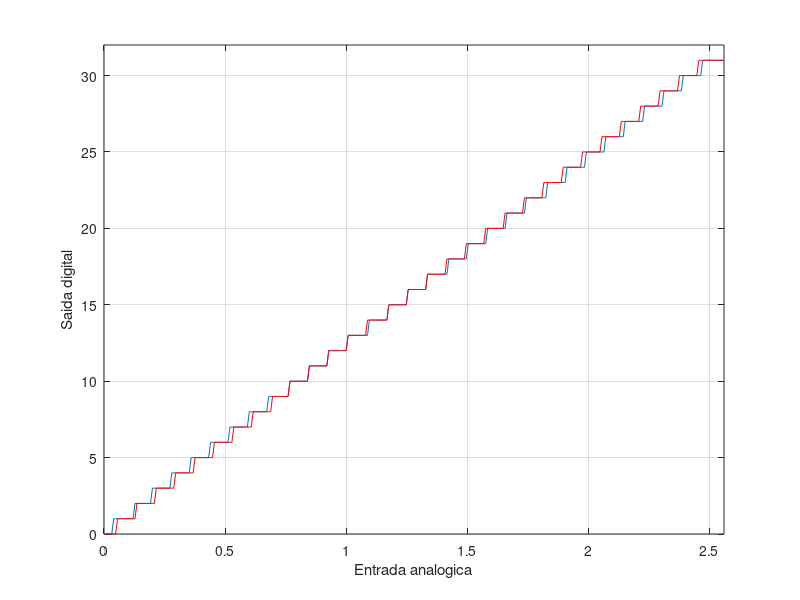
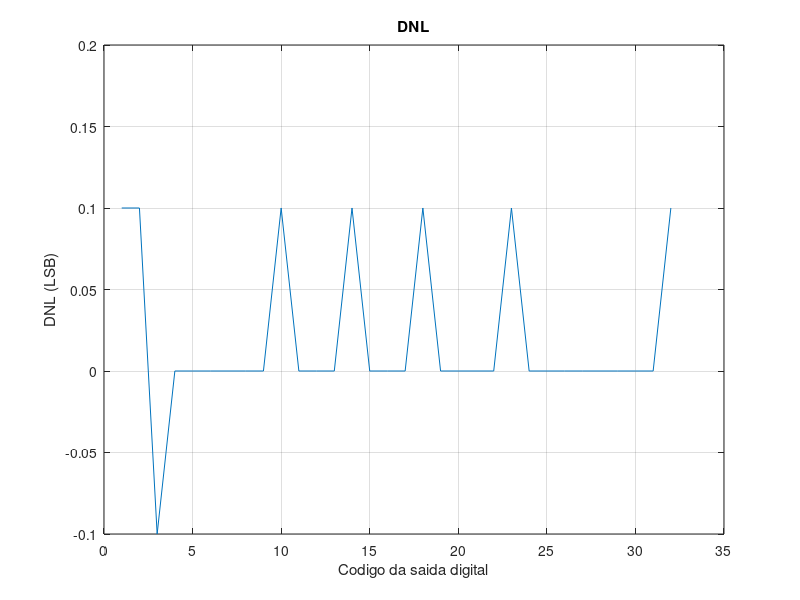
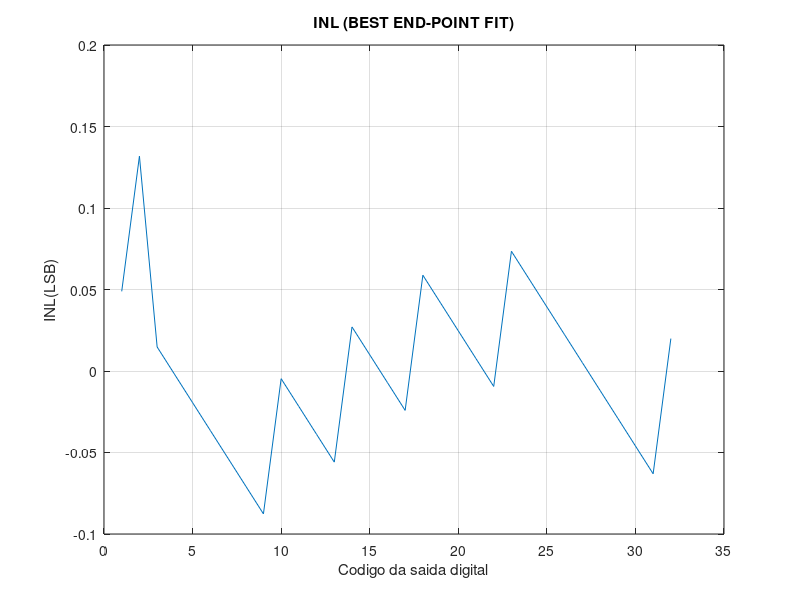

MATLAB code for these plots, in order:
%-------------------------------------------------%
% Based on the code
% APPLICATION NOTE 2085
% Histogram Testing Determines DNL and INL Errors
% http://www.maxim-ic.com/
% Thiago Brito
%-------------------------------------------------%

clear all
close all
clc

%Faixa de tensao total do conversor
V = 2.56;

%Carregando os dados para a geracao do grafico

% saida = csvread('simulacao_metadecap_somadorfinal_5bits_320.csv', 1, 0);

% saida = csvread('teste_verilog8.csv', 1, 0);
saida = csvread('simulacao_somadorfinal3_5bits_320.csv', 1, 0);

nbit = 5;

amostras = 10;

passos = V/((2^nbit));

%Montando as linhas de cada grafico

[l c] = size(saida);

%Percorrer a matrix saida

for i = 1:l
    %Percorre a linha recolhendo os valores para tensoes diferentes na
    %entrada
    for k = 2:c
        if saida(i,k) > 3
            aux = 2^((k-1)-1);
        else
            aux = 0;
        end
        if (k<=2)
            grafico(i)= aux;
        else
            grafico(i) = grafico(i) + aux;
        end
    end
end


t(1) = 0;
for i=1:l
    t(i) = saida(i,1);
%     t(i+1) = t(i) + passos;
%     grafico(i) = grafico(i)-4;
%     if(t(i)>0.064)
%         grafico(i) = grafico(i) + 1;
%     end
end

figure,plot(t,grafico(1,1:l))
axis([0 t(l) 0 (2^nbit)])
xlabel('Entrada analogica')
ylabel('Saida digital')
grid
hold on

j=0;
aux = passos;
for i=1:l
    if (saida(i)>aux)
        j=j+1;
        aux=aux+passos;
    end
    teste(i) = j;
end
% Metadecap
teste = [ teste(5:end) 31 31 31 31 31];
plot(t,teste(1,1:l),'-r')

%Calculo DNL

Vlsb = 2.56/(2^nbit);
DNL = 0;
% DNL = |[(VD+1- VD)/VLSB-IDEAL - 1] | , where 0 < D < 2N - 2.
% VD is the physical value corresponding to the digital output code D, N is
% the ADC resolution, and VLSB-IDEAL is the ideal spacing for two adjacent 
% digital codes.

aux = hist(grafico,2^nbit);

dnl = (aux./amostras)-1;
dnl = [0.1 dnl(2:31) 0.1];
figure;
plot([1:2^nbit],dnl);
grid on;
title('DNL');
xlabel('Codigo da saida digital');
ylabel('DNL (LSB)');


DNL = sort(dnl);
[i, j] = size(DNL);
str = sprintf('O pior DNL negativo do conversor eh %d LSB e o pior caso positivo eh %d LSB', DNL(i), DNL(j));
disp(str);


%Calculo INL

INL = 0;

% INL = | [(VD - VZERO)/VLSB-IDEAL] - D | , where 0 < D < 2N-1.
% VD is the analog value represented by the digital output code D, N is the
% ADC's resolution, VZERO is the minimum analog input corresponding to an 
% all-zero output code, and VLSB-IDEAL is the ideal spacing for two adjacent 
% output codes.

inl = zeros(1,2^nbit);
for i=1:2^nbit
    inl(i) = sum(dnl(1:i));
end

%INL with end-points fit, i.e. INL=0 at end-points the straight line joining
%the 2 end points
%[p,S]=polyfit([1,2^numbit-2],[inl(1),inl(2^numbit-2)],1);
%the best-fit straight line
[p,S]=polyfit([1:2^nbit],inl,1);
inl=inl-p(1)*[1:2^nbit]-p(2);

figure;
plot([1:2^nbit],inl);
grid on;
title('INL (BEST END-POINT FIT)');
xlabel('Codigo da saida digital');
ylabel('INL(LSB)');

INL = sort(inl);
[i, j] = size(INL);
str = sprintf('O pior INL negativo do conversor eh %d LSB e o pior caso positivo eh %d LSB', INL(i), INL(j));
disp(str);

